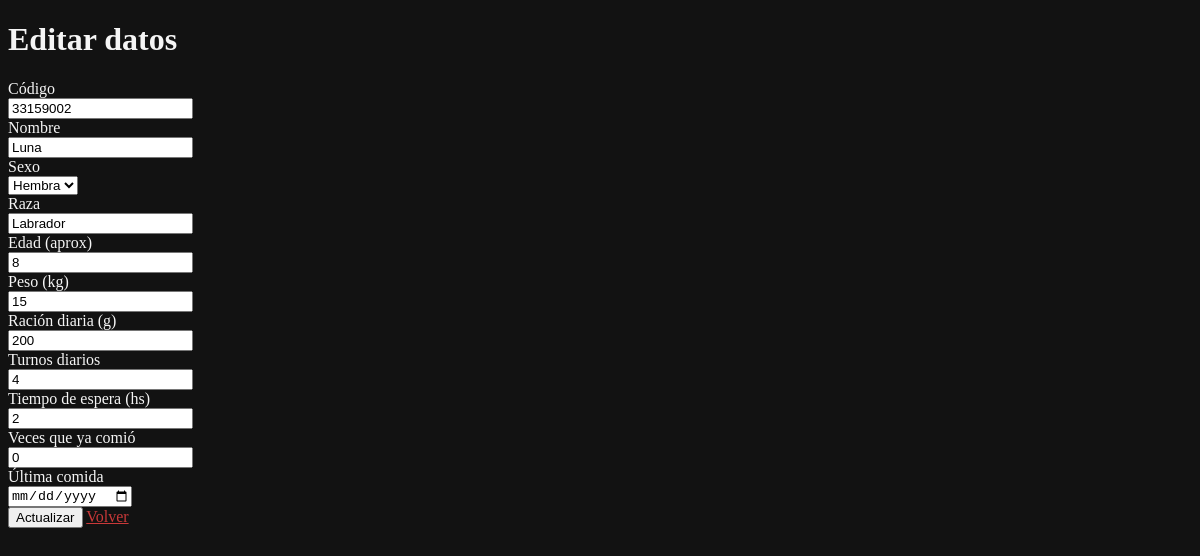
The page /editar.php?id=33159002 on the database as committed earlier.
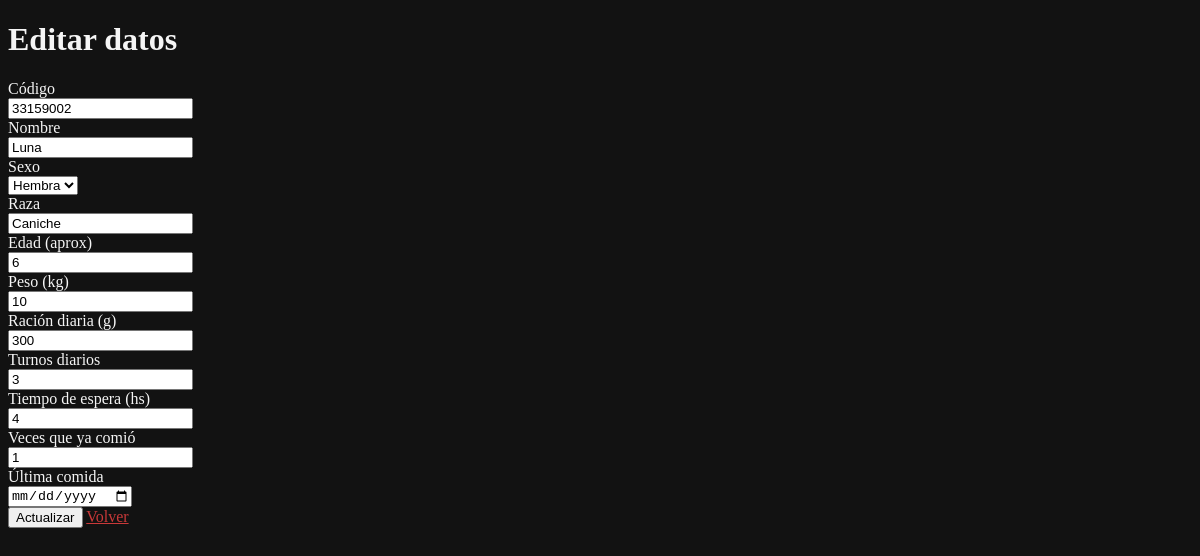
The same page on the database as committed later.
### tables this page shows
CREATE TABLE `perros` (
  `identificador` int(11) NOT NULL,
  `id` varchar(255) NOT NULL,
  `nombre` varchar(255) NOT NULL,
  `foto` varchar(255) NOT NULL,
  `sexo` enum('Macho','Hembra') NOT NULL,
  `raza` varchar(255) NOT NULL,
  `edad` int(11) NOT NULL,
  `peso` int(11) NOT NULL,
  `racion` int(11) NOT NULL,
  `turnos` int(11) NOT NULL,
  `cooldown` int(11) NOT NULL,
  `veces` varchar(255) NOT NULL,
  `ultima` timestamp NOT NULL DEFAULT current_timestamp()
);

### editar.php (the view, shortened to what this page needs)
<?php
    $id = null;
    if ( !empty($_GET['id'])) {
        $id = $_REQUEST['id'];
    }
    $pdo = Base::connect();
	$pdo->setAttribute(PDO::ATTR_ERRMODE, PDO::ERRMODE_EXCEPTION);
	$sql = "SELECT * FROM perros where id = ?";
	$q = $pdo->prepare($sql);
	$q->execute(array($id));
	$datos = $q->fetch(PDO::FETCH_ASSOC);
?>
<!DOCTYPE html>
<html lang="es">
<html>
	<head>
		<link rel="stylesheet" href="css/temp.css">
	</head>
	<body>
		<div>
			<div>
				<div>
					<h1>Editar datos</h1>
				</div>
				<form action="db_editar.php?id=<?php echo $id?>" method="post" enctype="multipart/form-data">
					<div>
						<label>Código</label>
						<div>
							<input name="id" type="text"  placeholder="" value="<?php echo $datos['id'];?>" readonly>
						</div>
					</div>
					<div>
						<label>Nombre</label>
						<div>
							<input name="nombre" type="text"  placeholder="" value="<?php echo $datos['nombre'];?>" required>
						</div>
					</div>
					<div>
						<label>Sexo</label>
						<div>
							<select name="sexo" id="selSexo">
								<option value="Hembra">Hembra</option>
							</select>
						</div>
					</div>
					<div>
						<label>Raza</label>
						<div>
							<input name="raza" type="text" placeholder="" value="<?php echo $datos['raza'];?>" required>
						</div>
					</div>
					<div>
						<label>Edad (aprox)</label>
						<div>
							<input name="edad" type="number" placeholder="" value="<?php echo $datos['edad'];?>" required>
						</div>
					</div>
					<div>
						<label>Peso (kg)</label>
						<div>
							<input name="peso" type="number"  placeholder="" value="<?php echo $datos['peso'];?>" required>
						</div>
					</div>
					<div>
						<label>Ración diaria (g)</label>
						<div>
							<input name="racion" type="number"  placeholder="" value="<?php echo $datos['racion'];?>" required>
						</div>
					</div>
					<div>
						<label>Turnos diarios</label>
						<div>
							<input name="turnos" type="number"  placeholder="" value="<?php echo $datos['turnos'];?>" required>
						</div>
					</div>
					<div>
						<label>Tiempo de espera (hs)</label>
						<div>
							<input name="cooldown" type="number"  placeholder="" value="<?php echo $datos['cooldown'];?>" required>
						</div>
					</div>
					<div>
						<label>Veces que ya comió</label>
						<div>
							<input name="veces" type="number"  placeholder="" value="<?php echo $datos['veces'];?>" required>
						</div>
					</div>
					<div>
						<label>Última comida</label>
						<div>
							<input name="ultima" type="date"  placeholder="" value="<?php echo $datos['ultima'];?>" required>
						</div>
					</div>
					<div>
						<button type="submit">Actualizar</button>
						<a href="inicio.php">Volver</a>
					</div>
				</form>
			</div>
		</div>
	</body>
</html>

Rows that differ between the two databases and show on the page:
removed perros: id "33159002", nombre "Luna", raza "Labrador", edad "8", peso "15", racion "200", turnos "4", cooldown "2", veces "0"
added perros: id "33159002", nombre "Luna", raza "Caniche", edad "6", peso "10", racion "300", turnos "3", cooldown "4", veces "1"
